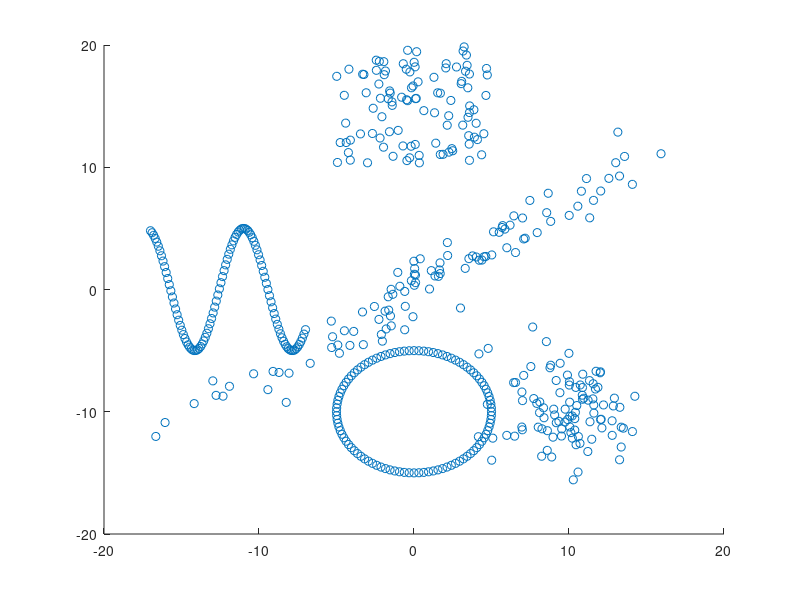

This figure's MATLAB source:

N = 100;

alldata = [];


% 1. uniform
uniform = [(rand(N,1)-0.5)*10, (rand(N,1)+1)*10];

% 2. gaussian
mu = [0, 0];
sigma = eye(2);
gaussian = mvnrnd(mu, sigma, N);
theta = pi/5;
R = [cos(theta), -sin(theta); sin(theta), cos(theta)];
S = diag([10, 1]);
T = R*S;
gaussian = gaussian * T';

% 3. circle
mu = [10, -10];
sigma = 5*eye(2);
circle = mvnrnd(mu, sigma, N);

% 4. Sine wave
sinewavex = linspace(0,10,100)-17;
sinewavey = 5*sin(sinewavex);
sinewave = transpose([sinewavex; sinewavey]);

% 5. Just circle
theta = 0:(2*pi)/N:2*pi;
theta_length = length(theta);
for i = 1:theta_length
    justcircle(i,1) = 5*cos(theta(i));
    justcircle(i,2) = 5*sin(theta(i)) -10;
end

for i = 1:100
    alldata = [alldata; uniform(i,:), 1];
    alldata = [alldata; gaussian(i,:), 2];
    alldata = [alldata; circle(i,:), 3];
    alldata = [alldata; sinewave(i,:), 4];
    alldata = [alldata; justcircle(i,:), 5];
end


scatter(alldata(:,1), alldata(:,2));
